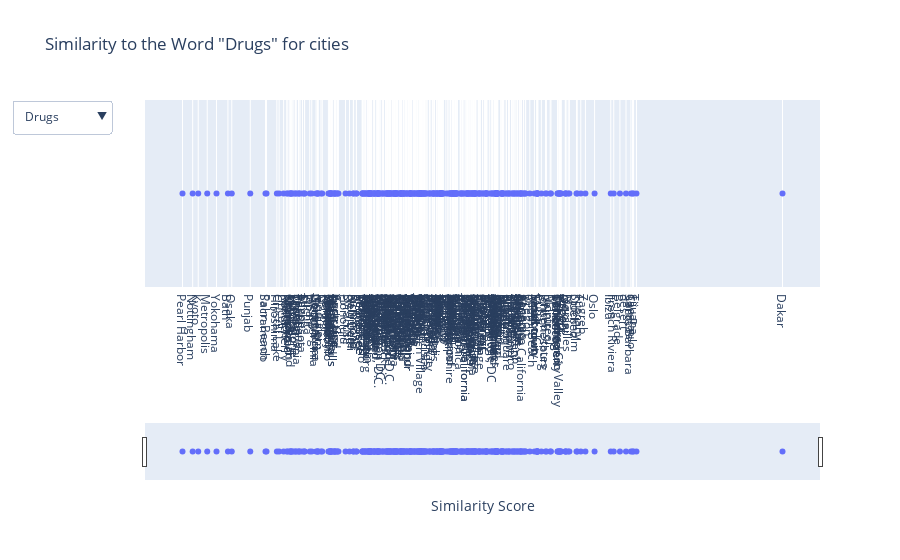

The code cell stored with this chart in its notebook:
### Code cell
# Initial term
initial_term = general_terms[0]

# Create the figure
fig = go.Figure(data=[go.Scatter(
    x=precomputed_data[initial_term]["similarity_scores"], 
    y=[1] * len(precomputed_data[initial_term]["similarity_scores"]), 
    mode='markers',
    text=precomputed_data[initial_term]["hover_text"],
    hoverinfo='text'
)])

# Update layout and add dropdown
fig.update_layout(
    title_text=f'Similarity to the Word "{initial_term}" for {"cities" if USE_CITIES else "countries"}',
    xaxis=dict(
        title='Similarity Score',
        tickvals=precomputed_data[initial_term]["similarity_scores"],
        ticktext=precomputed_data[initial_term]["sorted_locations"]
    ),
    yaxis=dict(
        showgrid=False,
        zeroline=False,
        showticklabels=False,
    ),
    hovermode='closest',
    showlegend=False,
    updatemenus=[dict(
        buttons=[dict(
            label=term,
            method='update',
            args=[{'x': [precomputed_data[term]["similarity_scores"]], 
                   'text': [precomputed_data[term]["hover_text"]]},
                  {'title': f'Similarity to the Word "{term}" for {"cities" if USE_CITIES else "countries"}',
                   'xaxis.tickvals': precomputed_data[term]["similarity_scores"], 
                   'xaxis.ticktext': precomputed_data[term]["sorted_locations"]}]
        ) for term in general_terms],
        direction='down',
        showactive=True,
    )],
    hoverlabel=dict(
        bgcolor="white", 
        font_size=16, 
        font_family="Rockwell"
    ),
)

fig.update_xaxes(rangeslider=dict(visible=True))

fig.show()

### Figure 1 — Plotly figure (JSON) as saved in the notebook; plotly's stock layout.template omitted (floating-point values rounded to 4 significant figures; data arrays with more than 128 entries replaced by an {"elided": "..."} marker saying what was removed)
{"data": [{"hoverinfo": "text", "mode": "markers", "text": {"elided": "360 str values"}, "type": "scatter", "x": {"elided": "360 float values"}, "y": {"elided": "360 int values"}}], "layout": {"hoverlabel": {"bgcolor": "white", "font": {"family": "Rockwell", "size": 16}}, "hovermode": "closest", "showlegend": false, "title": {"text": "Similarity to the Word \"Drugs\" for cities"}, "updatemenus": [{"buttons": [{"args": [{"text": {"elided": "1x360 str values"}, "x": {"elided": "1x360 float values"}}, {"title": "Similarity to the Word \"Drugs\" for cities", "xaxis.ticktext": {"elided": "360 str values"}, "xaxis.tickvals": {"elided": "360 float values"}}], "label": "Drugs", "method": "update"}, {"args": [{"text": {"elided": "1x360 str values"}, "x": {"elided": "1x360 float values"}}, {"title": "Similarity to the Word \"Love\" for cities", "xaxis.ticktext": {"elided": "360 str values"}, "xaxis.tickvals": {"elided": "360 float values"}}], "label": "Love", "method": "update"}, {"args": [{"text": {"elided": "1x360 str values"}, "x": {"elided": "1x360 float values"}}, {"title": "Similarity to the Word \"War\" for cities", "xaxis.ticktext": {"elided": "360 str values"}, "xaxis.tickvals": {"elided": "360 float values"}}], "label": "War", "method": "update"}, {"args": [{"text": {"elided": "1x360 str values"}, "x": {"elided": "1x360 float values"}}, {"title": "Similarity to the Word \"Poverty\" for cities", "xaxis.ticktext": {"elided": "360 str values"}, "xaxis.tickvals": {"elided": "360 float values"}}], "label": "Poverty", "method": "update"}, {"args": [{"text": {"elided": "1x360 str values"}, "x": {"elided": "1x360 float values"}}, {"title": "Similarity to the Word \"Comedy\" for cities", "xaxis.ticktext": {"elided": "360 str values"}, "xaxis.tickvals": {"elided": "360 float values"}}], "label": "Comedy", "method": "update"}, {"args": [{"text": {"elided": "1x360 str values"}, "x": {"elided": "1x360 float values"}}, {"title": "Similarity to the Word \"Happiness\" for cities", "xaxis.ticktext": {"elided": "360 str values"}, "xaxis.tickvals": {"elided": "360 float values"}}], "label": "Happiness", "method": "update"}, {"args": [{"text": {"elided": "1x360 str values"}, "x": {"elided": "1x360 float values"}}, {"title": "Similarity to the Word \"Sadness\" for cities", "xaxis.ticktext": {"elided": "360 str values"}, "xaxis.tickvals": {"elided": "360 float values"}}], "label": "Sadness", "method": "update"}, {"args": [{"text": {"elided": "1x360 str values"}, "x": {"elided": "1x360 float values"}}, {"title": "Similarity to the Word \"Gang\" for cities", "xaxis.ticktext": {"elided": "360 str values"}, "xaxis.tickvals": {"elided": "360 float values"}}], "label": "Gang", "method": "update"}, {"args": [{"text": {"elided": "1x360 str values"}, "x": {"elided": "1x360 float values"}}, {"title": "Similarity to the Word \"Hippies\" for cities", "xaxis.ticktext": {"elided": "360 str values"}, "xaxis.tickvals": {"elided": "360 float values"}}], "label": "Hippies", "method": "update"}, {"args": [{"text": {"elided": "1x360 str values"}, "x": {"elided": "1x360 float values"}}, {"title": "Similarity to the Word \"Guns\" for cities", "xaxis.ticktext": {"elided": "360 str values"}, "xaxis.tickvals": {"elided": "360 float values"}}], "label": "Guns", "method": "update"}], "direction": "down", "showactive": true}], "xaxis": {"rangeslider": {"visible": true}, "ticktext": {"elided": "360 str values"}, "tickvals": {"elided": "360 float values"}, "title": {"text": "Similarity Score"}}, "yaxis": {"showgrid": false, "showticklabels": false, "zeroline": false}}}
